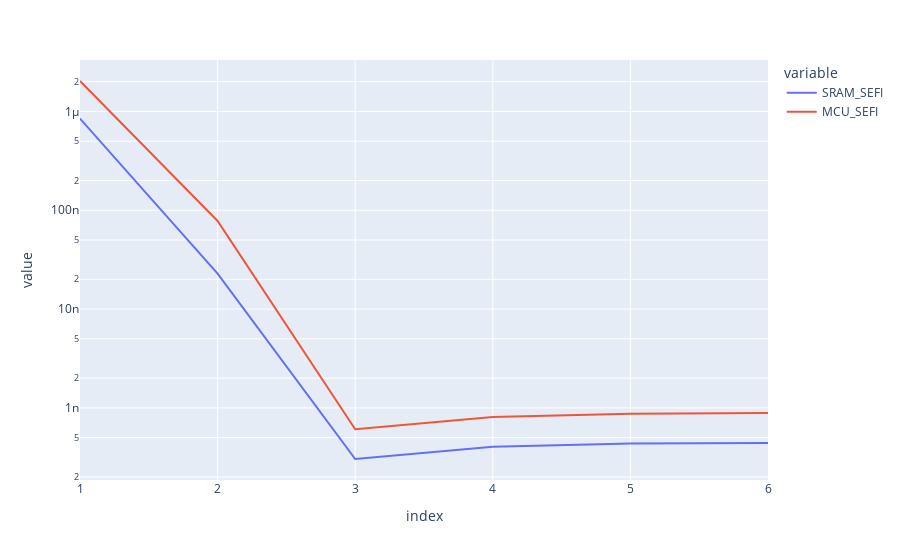

Source (notebook cell):
### Code cell
lshell = [1,2,3,4,5,6]
pup = [
    {'SRAM_SEFI':8.46710E-07,'MCU_SEFI':2.03155E-06},
    {'SRAM_SEFI':2.28263E-08,'MCU_SEFI':7.78840E-08},
    {'SRAM_SEFI':3.04213E-10,'MCU_SEFI':6.08426E-10},
    {'SRAM_SEFI':4.03984E-10,'MCU_SEFI':8.07967E-10},
    {'SRAM_SEFI':4.36917E-10,'MCU_SEFI':8.74082E-10},
    {'SRAM_SEFI':4.42122E-10,'MCU_SEFI':8.86007E-10},
]
import pandas as pd
pd.options.plotting.backend = 'plotly'
pup = pd.DataFrame(pup,index=lshell)
pup.plot(log_y=True)

### Figure 1 — Plotly figure (JSON) as saved in the notebook; plotly's stock layout.template omitted (floating-point values rounded to 4 significant figures)
{"data": [{"hovertemplate": "variable=SRAM_SEFI<br>index=%{x}<br>value=%{y}<extra></extra>", "legendgroup": "SRAM_SEFI", "line": {"color": "#636efa", "dash": "solid"}, "marker": {"symbol": "circle"}, "mode": "lines", "name": "SRAM_SEFI", "orientation": "v", "showlegend": true, "type": "scatter", "x": [1, 2, 3, 4, 5, 6], "xaxis": "x", "y": [8.467e-07, 2.283e-08, 3.042e-10, 4.04e-10, 4.369e-10, 4.421e-10], "yaxis": "y"}, {"hovertemplate": "variable=MCU_SEFI<br>index=%{x}<br>value=%{y}<extra></extra>", "legendgroup": "MCU_SEFI", "line": {"color": "#EF553B", "dash": "solid"}, "marker": {"symbol": "circle"}, "mode": "lines", "name": "MCU_SEFI", "orientation": "v", "showlegend": true, "type": "scatter", "x": [1, 2, 3, 4, 5, 6], "xaxis": "x", "y": [2.032e-06, 7.788e-08, 6.084e-10, 8.08e-10, 8.741e-10, 8.86e-10], "yaxis": "y"}], "layout": {"legend": {"title": {"text": "variable"}, "tracegroupgap": 0}, "margin": {"t": 60}, "xaxis": {"anchor": "y", "domain": [0, 1], "title": {"text": "index"}}, "yaxis": {"anchor": "x", "domain": [0, 1], "title": {"text": "value"}, "type": "log"}}}
